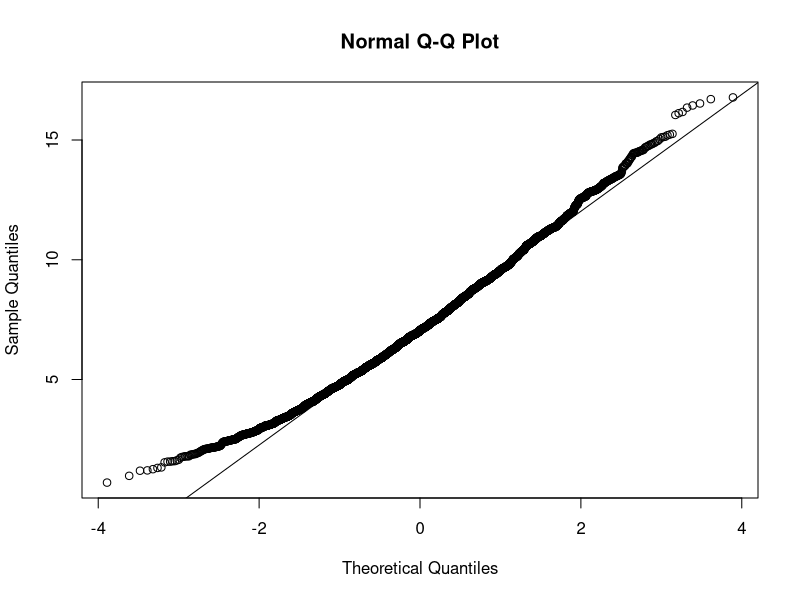
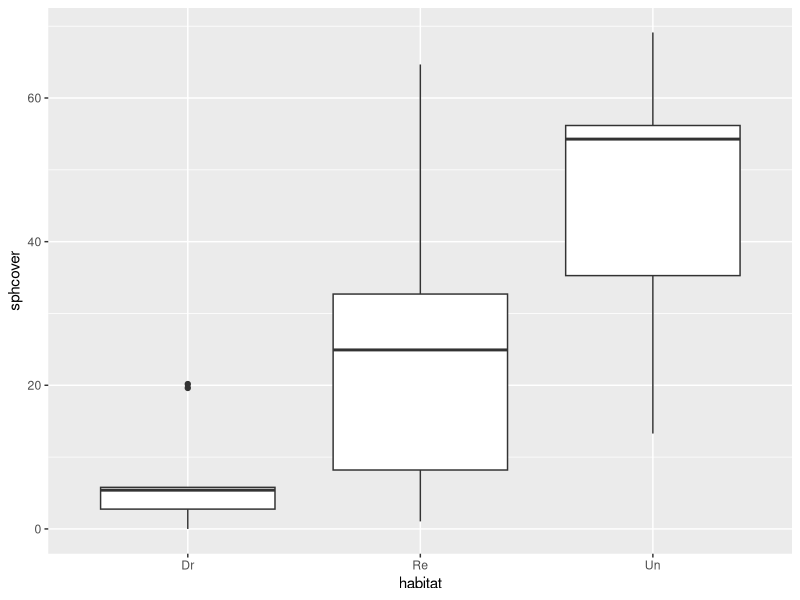

The R source for these figures, in order:
## ---- chunk 1
knitr::opts_chunk$set(echo = TRUE)
## ---- chunk 2
cover <- read.csv("sphagnum_cover.csv")
str(cover)
## ---- chunk 3
cov_dr <- cover$sphcover[cover$habitat == "Dr"]

n <- length(cov_dr)

# Mean
moy <- mean(cov_dr)
moy

# Standard error
err_type <- sd(cov_dr) / sqrt(n)
err_type

# Confidence interval
ic <- c(moy + qt(0.025, n - 1) * err_type, 
        moy + qt(0.975, n - 1) * err_type)
ic
## ---- chunk 4
library(boot)
set.seed(5612)

calc_moy <- function(x, i) mean(x[i])

boot_moy <- boot(cov_dr, calc_moy, R = 10000)

# Erreur-type
sd(boot_moy$t)

# Biais
mean(boot_moy$t) - boot_moy$t0
## ---- chunk 5
qqnorm(boot_moy$t)
qqline(boot_moy$t)
## ---- chunk 6
boot.ci(boot_moy)
## ---- chunk 7
library(ggplot2)
ggplot(cover, aes(x = habitat, y = sphcover)) +
    geom_boxplot()
## ---- chunk 8
mod <- lm(sphcover ~ habitat, data = cover)
summary(mod)
## ---- chunk 9
confint(mod)
## ---- chunk 10
lm_hab <- function(x, i)  {
    mod <- lm(sphcover ~ habitat, x[i,])
    coef(mod)
}

boot_hab <- boot(cover, lm_hab, R = 10000)

# Mean
apply(boot_hab$t, 2, mean)

# Standard error
apply(boot_hab$t, 2, sd)
## ---- chunk 11
boot_strat <- boot(cover, lm_hab, R = 10000, strata = as.factor(cover$habitat))

# Mean
apply(boot_strat$t, 2, mean)

# Standard error
apply(boot_strat$t, 2, sd)
## ---- chunk 12
boot.ci(boot_strat, index = 3)
## ---- chunk 13

mod <- lm(sphcover ~ habitat, data = cover)
cover$fitted <- fitted(mod)

lm_resid <- function(x, i) {
    cover$cover_new <- cover$fitted + x[i]
    mod_new <- lm(cover_new ~ habitat, data = cover)
    coef(mod_new)
}

boot_resid <- boot(residuals(mod), lm_resid, R = 10000)

# Mean
apply(boot_resid$t, 2, mean)

# Standard error
apply(boot_resid$t, 2, sd)

boot.ci(boot_resid, index = 3)
